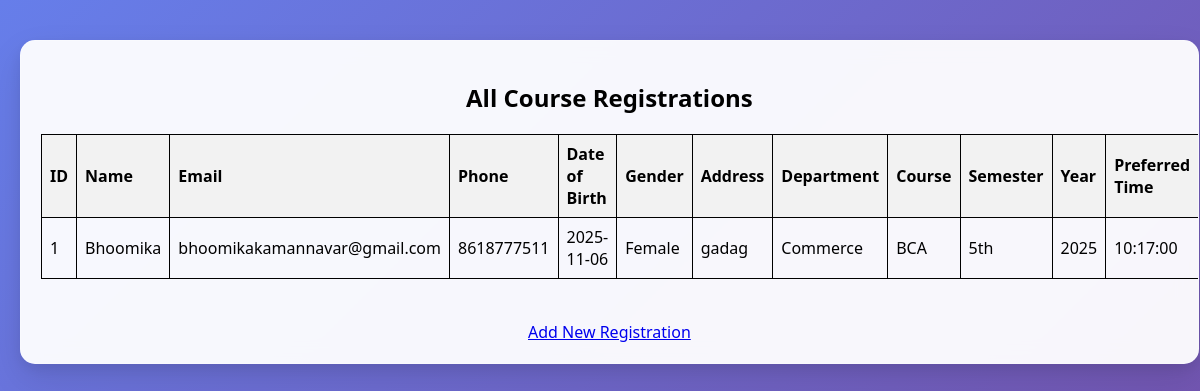
The page /view.php on the database its author committed.
### tables this page shows
CREATE TABLE IF NOT EXISTS `users` (
  `id` int NOT NULL AUTO_INCREMENT,
  `student_name` varchar(100) NOT NULL,
  `student_email` varchar(100) NOT NULL,
  `student_phone` varchar(20) NOT NULL,
  `date_of_birth` date NOT NULL,
  `gender` enum('Male','Female','Other') NOT NULL,
  `address` text NOT NULL,
  `department` varchar(100) NOT NULL,
  `course_name` varchar(100) NOT NULL,
  `semester` varchar(10) NOT NULL,
  `year` int NOT NULL,
  `preferred_time` time NOT NULL,
  `mode_of_study` text,
  `photo` varchar(255) DEFAULT NULL,
  `pdf_file` varchar(255) DEFAULT NULL,
  `registration_date` datetime NOT NULL,
  `password` varchar(255) NOT NULL,
  `search` varchar(255) DEFAULT NULL,
  `url` varchar(255) DEFAULT NULL,
  `interest_level` int DEFAULT NULL,
  `favorite_color` varchar(7) DEFAULT NULL,
  `created_at` timestamp NULL DEFAULT CURRENT_TIMESTAMP,
  PRIMARY KEY (`id`),
  UNIQUE KEY `student_email` (`student_email`)
);

### view.php (the view, shortened to what this page needs)
<?php
include 'db.php';
$result = $conn->query("SELECT * FROM users ORDER BY registration_date DESC");
?>
<!DOCTYPE html>
<html>
<head>
  <link rel="stylesheet" href="style.css">
</head>
<body>
  <div class="view-container">
    <h2>All Course Registrations</h2>
  <table>
    <tr>
      <th>ID</th><th>Name</th><th>Email</th><th>Phone</th><th>Date of Birth</th><th>Gender</th><th>Address</th><th>Department</th><th>Course</th><th>Semester</th><th>Year</th><th>Preferred Time</th>
    </tr>
    <?php while($row = $result->fetch(PDO::FETCH_ASSOC)) { ?>
      <tr>
        <td><?= $row['id']; ?></td>
        <td><?= $row['student_name']; ?></td>
        <td><?= $row['student_email']; ?></td>
        <td><?= $row['student_phone']; ?></td>
        <td><?= $row['date_of_birth']; ?></td>
        <td><?= $row['gender']; ?></td>
        <td><?= $row['address']; ?></td>
        <td><?= $row['department']; ?></td>
        <td><?= $row['course_name']; ?></td>
        <td><?= $row['semester']; ?></td>
        <td><?= $row['year']; ?></td>
        <td><?= $row['preferred_time']; ?></td>
      </tr>
    <?php } ?>
  </table>
    <br><a href="index.php">Add New Registration</a>
  </div>
</body>
</html>

### style.css (style rules this page uses)
body { font-family: 'Segoe UI', Tahoma, Geneva, Verdana, sans-serif; background: linear-gradient(135deg, #667eea 0%, #764ba2 100%); min-height: 100vh; margin: 0; padding: 20px; text-align: center; }
table { width: 100%; border-collapse: collapse; margin: 20px 0; border: 1px solid #ddd; min-width: 1200px; }
th, td { padding: 8px; text-align: left; border: 1px solid #000; }
th { background-color: #f2f2f2; font-weight: bold; }
.view-container { background: rgba(255, 255, 255, 0.95); backdrop-filter: blur(10px); width: 98%; max-width: none; margin: 20px auto; padding: 20px; border-radius: 15px; box-shadow: 0 15px 35px rgba(0,0,0,0.1), 0 5px 15px rgba(0,0,0,0.07); border: 1px solid rgba(255,255,255,0.2); overflow-x: auto; }

### rows shown on the page
users: id "1", student_name "Bhoomika", student_email "bhoomikakamannavar@gmail.com", student_phone "8618777511", date_of_birth "2025-11-06", gender "Female", address "gadag", department "Commerce", course_name "BCA", semester "5th", year "2025", preferred_time "10:17:00"
